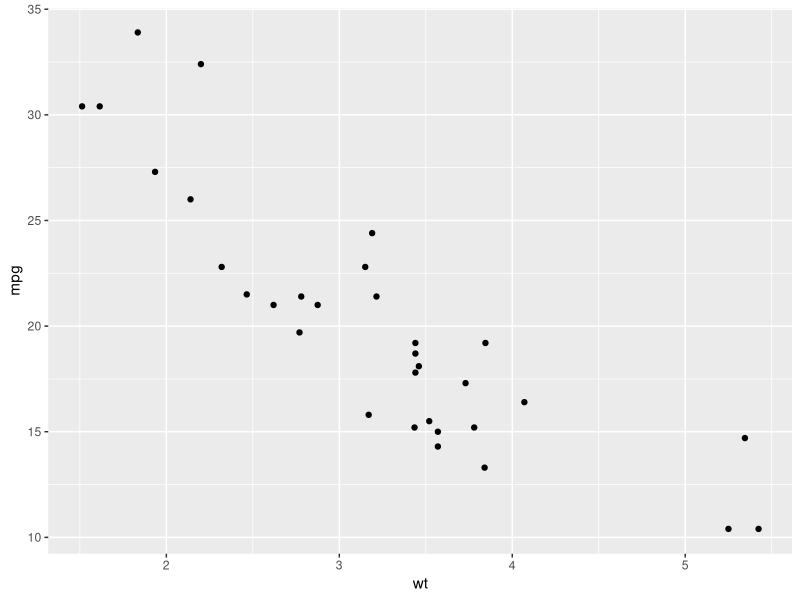
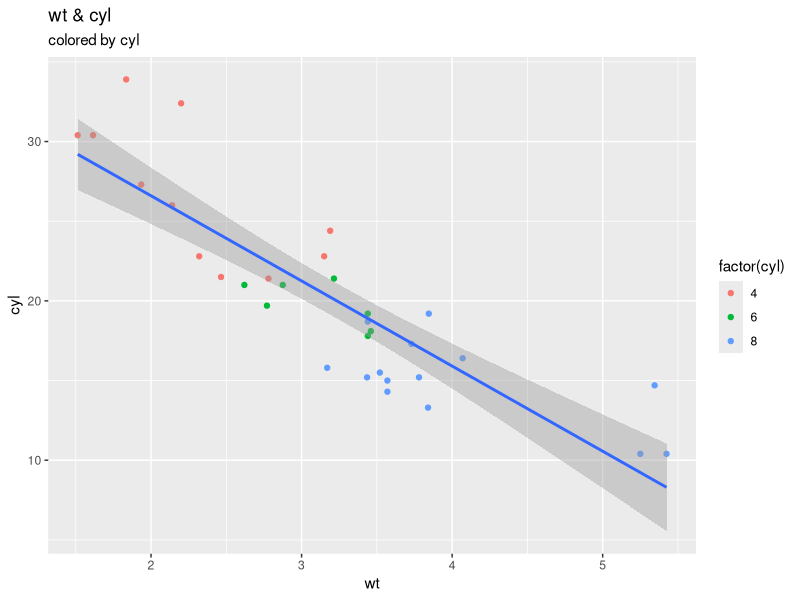

These charts were generated, in order, by the following R code:
library(ggplot2)

# 1. 基础画布 + 映射 (Aesthetics)
p <- ggplot(data = mtcars, aes(x = wt, y = mpg))

# 2. 添加几何对象层 (Geometry)
p + geom_point()

# 3. 继续叠加：添加平滑曲线层 (Statistics) + 标签层 (Labs)
p + geom_point(aes(color = factor(cyl))) +
    geom_smooth(method = "lm") +
    labs(
        title = "wt & cyl",
        subtitle = "colored by cyl",
        x = "wt", y = "cyl"
    )
